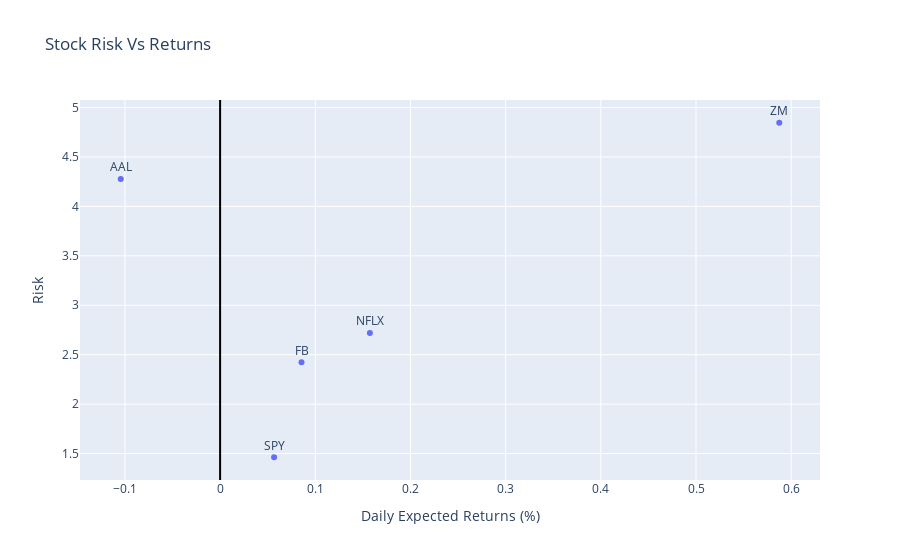

The notebook cell saved with this chart:
### Markdown cell above
# Risk-Return Trade-off

### Code cell
fig = px.scatter(returns, x=returns.mean(), y=returns.std(), text=returns.columns, size_max=60, labels={
                     "x": "Daily Expected Returns (%)",
                     "y": "Risk",
                 },
                title="Stock Risk Vs Returns")
fig.update_xaxes(zeroline=True, zerolinewidth=2, zerolinecolor='Black')#, range=[-0.005, 0.01])
fig.update_yaxes(zeroline=True, zerolinewidth=2, zerolinecolor='Black')#, range=[-0.01, 0.1])
fig.update_traces(textposition='top center')

fig.show()

### Figure 1 — Plotly figure (JSON) as saved in the notebook; plotly's stock layout.template omitted (floating-point values rounded to 4 significant figures)
{"data": [{"hovertemplate": "Daily Expected Returns (%)=%{x}<br>Risk=%{y}<br>text=%{text}<extra></extra>", "legendgroup": "", "marker": {"color": "#636efa", "symbol": "circle"}, "mode": "markers+text", "name": "", "orientation": "v", "showlegend": false, "text": ["SPY", "AAL", "ZM", "NFLX", "FB"], "textposition": "top center", "type": "scatter", "x": [0.05674, -0.1044, 0.5875, 0.1574, 0.08552], "xaxis": "x", "y": [1.463, 4.278, 4.846, 2.719, 2.423], "yaxis": "y"}], "layout": {"legend": {"tracegroupgap": 0}, "title": {"text": "Stock Risk Vs Returns"}, "xaxis": {"anchor": "y", "domain": [0, 1], "title": {"text": "Daily Expected Returns (%)"}, "zeroline": true, "zerolinecolor": "Black", "zerolinewidth": 2}, "yaxis": {"anchor": "x", "domain": [0, 1], "title": {"text": "Risk"}, "zeroline": true, "zerolinecolor": "Black", "zerolinewidth": 2}}}
